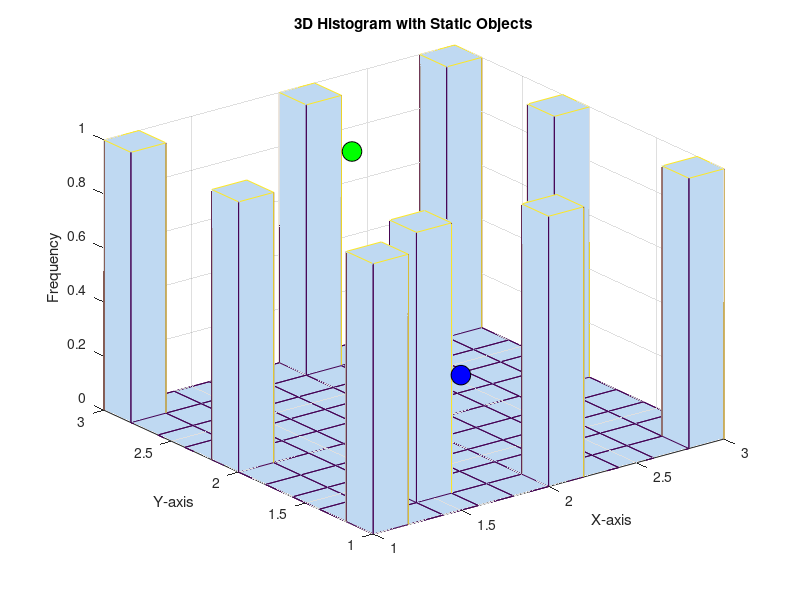

Here is the MATLAB script that generated this plot:
x = [1 1; 1 2; 1 3; 2 1; 1.5 1.25; 2 3; 3 1; 3 2; 3 3];
hist3(x);

% Set up the axes
xlabel('X-axis');
ylabel('Y-axis');
zlabel('Frequency');
title('3D Histogram with Static Objects');

% Define positions for static objects
staticObjects = [1.5 1.5 0.5; 2.5 2.5 0.5; 1.5 2.5 0.5; 2.5 1.5 0.5]; % Add more objects as needed

% Define positions for anchors (LOS and NLOS)
LOS_anchor = [1.8, 2.2, 1.0];  % LOS anchor
NLOS_anchor = [1.5, 1, 0.5]; % NLOS anchor

% Plot static objects
hold on;
scatter3(staticObjects(:, 1), staticObjects(:, 2), staticObjects(:, 3), 100, 'filled', 'MarkerFaceColor', 'r');

% Plot anchors
scatter3(LOS_anchor(1), LOS_anchor(2), LOS_anchor(3), 200, 'filled', 'MarkerFaceColor', 'g', 'MarkerEdgeColor', 'k'); % LOS anchor
scatter3(NLOS_anchor(1), NLOS_anchor(2), NLOS_anchor(3), 200, 'filled', 'MarkerFaceColor', 'b', 'MarkerEdgeColor', 'k'); % NLOS anchor

hold off;

% Speed of light
c = 3e8; % meters per second

% Calculate actual distances between static objects and anchors
actual_distance_LOS = sqrt(sum((staticObjects - repmat(LOS_anchor, size(staticObjects,1), 1)).^2, 2));
actual_distance_NLOS = sqrt(sum((staticObjects - repmat(NLOS_anchor, size(staticObjects,1), 1)).^2, 2));

% Calculate TOF for LOS
TOF_LOS = actual_distance_LOS / c;

% Calculate TDOA for NLOS (assuming tag transmits to both anchors)
TDOA_NLOS = actual_distance_LOS - sqrt(sum((staticObjects - repmat(NLOS_anchor, size(staticObjects,1), 1)).^2, 2)) / c;

% Display results
disp('TOF for LOS (seconds):');
disp(TOF_LOS');

disp('TDOA for NLOS (seconds):');
disp(TDOA_NLOS');

% Estimated position for LOS (assuming perfect TOF measurement)
estimated_LOS = repmat(LOS_anchor, size(staticObjects, 1), 1) + TOF_LOS .* [1, 1, 1];

% Estimated position for NLOS using centroid (not very accurate)
estimated_NLOS = mean([LOS_anchor; NLOS_anchor], 1);

% Calculate errors between each tag and each anchor
error_LOS = zeros(size(staticObjects, 1), 1);
error_NLOS = zeros(size(staticObjects, 1), 1);

for i = 1:size(staticObjects, 1)
    % Error for LOS anchor
    error_LOS(i) = sqrt(sum((staticObjects(i, :) - LOS_anchor).^2, 2));
    fprintf('Error for Tag %d (LOS) in meters: %.4f\n', i, error_LOS(i));
    
    % Error for NLOS anchor
    error_NLOS(i) = sqrt(sum((staticObjects(i, :) - NLOS_anchor).^2, 2));
    fprintf('Error for Tag %d (NLOS) in meters: %.4f\n', i, error_NLOS(i));
end

% Display results
disp('Error between estimated and original positions (LOS) in meters:');
disp(error_LOS');

disp('Error between estimated and original positions (NLOS) in meters:');
disp(error_NLOS');
